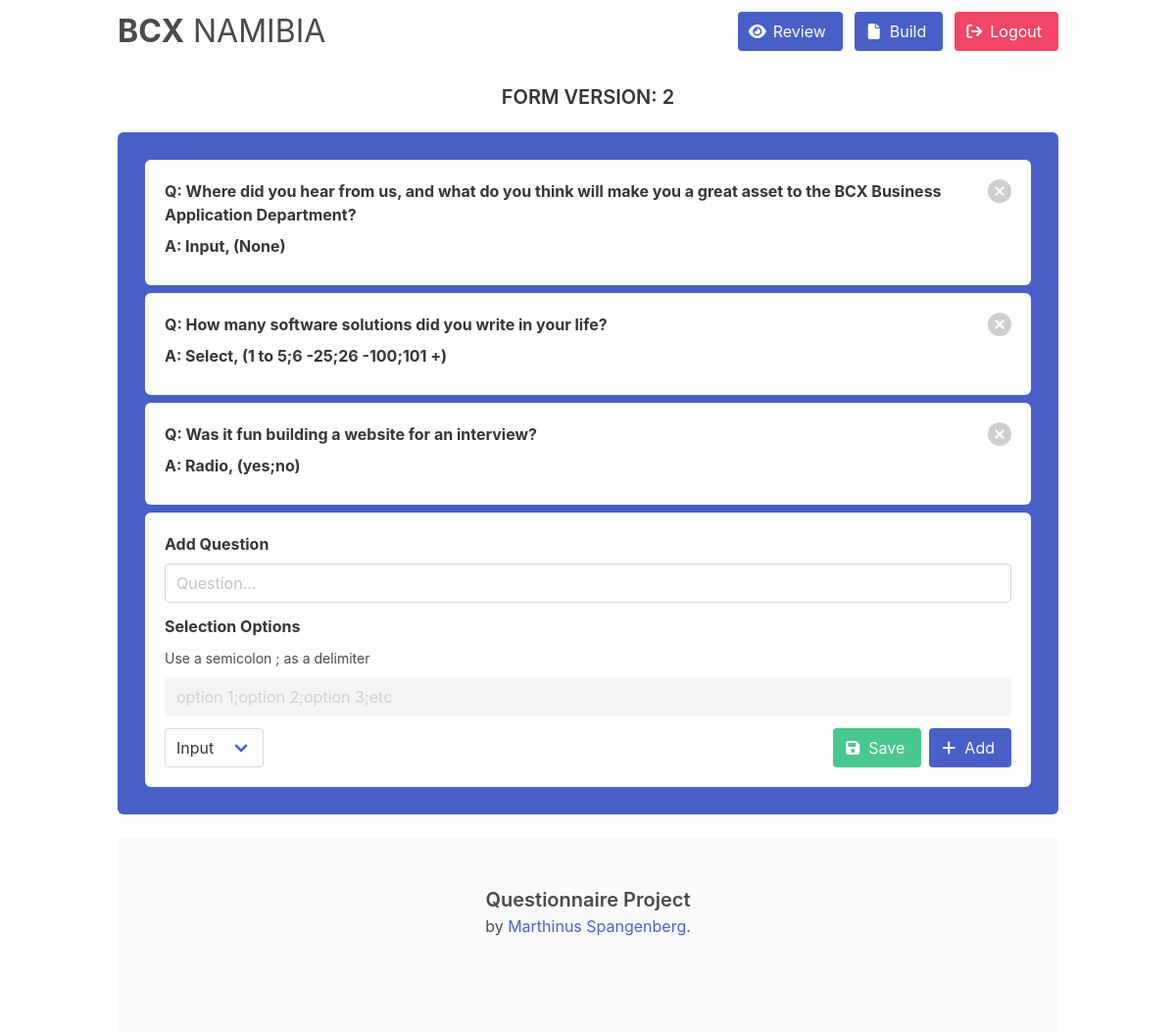
The app's page /build (signed in) with its own data.
### questionnaire/models.py (models this page shows)
class FormState(db.Model):
    id = db.Column(db.Integer, primary_key=True)
    version = db.Column(db.Integer)
    question = db.Column(db.String(256))
    input_type = db.Column(db.String(32))
    choice = db.Column(db.String(64))
    session = db.relationship("FormSession", backref="session", lazy=True)

### questionnaire/__init__.py (the view)
    @app.route("/build", methods=["GET"])
    @login_required
    def build():
        val = FormState.query.order_by(FormState.version.desc()).first()
        form_state = FormState.query.filter_by(version=val.version).all()
        new_version = int(val.version) + 1
        return render_template("build.html", new_version=new_version, form_state=form_state)

### questionnaire/templates/build.html (shortened to what this page needs)
{% extends "elements/base.html" %}
{% block body %}
    {% include "elements/nav.html" %}
    <br/>
    <section>
        <h1 class="title is-size-5-desktop is-size-4-mobile has-text-dark has-text-centered">
            FORM VERSION: <span id="formVersion">{{ new_version | string }}</span>
        </h1>
        <div class="box is-shadowless has-background-link">
            {% for form_entry in form_state %}
                {% include "elements/form_entry.html" %}
            {% endfor %}
            <div id="entryCreation" class="box is-shadowless my-2 mx-2">
                <div class="field">
                    <label class="label">Add Question</label>
                    <div class="control">
                        <input class="input"
                                id="entryTextField"
                                name="entryTextField"
                                type="text"
                                placeholder="Question..."/>
                    </div>
                </div>
                <div id="entryOptions" class="field">
                    <label class="label">Selection Options</label>
                    <p class="mb-2">
                        <small>Use a semicolon ; as a delimiter</small>
                    </p>
                    <div class="control">
                        <input class="input"
                               id="entryOptionField"
                               name="entryOptionField"
                               type="text"
                               placeholder="option 1;option 2;option 3;etc"/>
                    </div>
                </div>
                <div class="select">
                    <select id="entryInput" name="entryInputTypeField">
                        <option value="input">
                            Input
                        </option>
                    </select>
                </div>
                <button id="addEntry" type="button" class="button is-link is-pulled-right">
                    <span class="icon is-small">
                        <i class="fas fa-plus"></i>
                    </span>
                    <span>Add</span>
                </button>
                <button id="saveEntry" class="button is-success is-pulled-right mr-2">
                    <span class="icon is-small">
                        <i class="fas fa-floppy-disk"></i>
                    </span>
                    <span>Save</span>
                </button>
            </div>
        </div>
    </section>
    <br/>
    {% include "elements/footer.html" %}
{% endblock body %}

### questionnaire/templates/elements/form_entry.html (shortened to what this page needs)
<div id="{{ form_entry.id }}" class="box is-shadowless my-2 mx-2 question">
    <button id="deleteEntry" class="delete is-medium is-pulled-right"></button>
    <label class="label">Q: {{ form_entry.question | trim }}</label>
    <label class="label">A: {{ form_entry.input_type | title }}, ({{ form_entry.choice }})</label>
</div>

### questionnaire/static/css/style.css (style rules this page uses)
body { display: flex; min-height: 100vh; }

### records on screen
FormState: question "Where did you hear from us, and what do you think will make you a great asset to the BCX Business Application Department?", input_type "Input", choice "None"
FormState: question "How many software solutions did you write in your life?", input_type "Select", choice "1 to 5;6 -25;26 -100;101 +"
FormState: question "Was it fun building a website for an interview?", input_type "Radio", choice "yes;no"

### other values on screen
{{ new_version | string }} "2"
